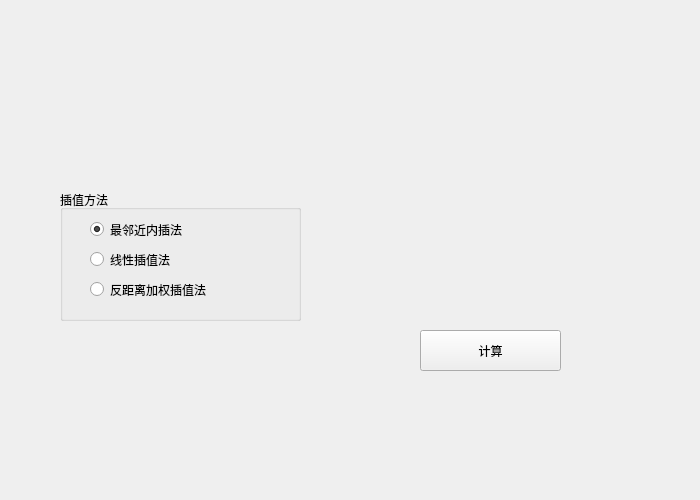
<?xml version="1.0" encoding="UTF-8"?>
<ui version="4.0">
 <class>E4t4</class>
 <widget class="QWidget" name="E4t4">
  <property name="geometry">
   <rect>
    <x>0</x>
    <y>0</y>
    <width>700</width>
    <height>500</height>
   </rect>
  </property>
  <property name="windowTitle">
   <string>Form</string>
  </property>
  <widget class="matWidget" name="widget" native="true">
   <property name="geometry">
    <rect>
     <x>50</x>
     <y>40</y>
     <width>251</width>
     <height>111</height>
    </rect>
   </property>
  </widget>
  <widget class="matWidget" name="widget_2" native="true">
   <property name="geometry">
    <rect>
     <x>360</x>
     <y>40</y>
     <width>251</width>
     <height>111</height>
    </rect>
   </property>
  </widget>
  <widget class="matWidget" name="widget_3" native="true">
   <property name="geometry">
    <rect>
     <x>360</x>
     <y>190</y>
     <width>251</width>
     <height>111</height>
    </rect>
   </property>
  </widget>
  <widget class="QGroupBox" name="groupBox">
   <property name="geometry">
    <rect>
     <x>60</x>
     <y>190</y>
     <width>241</width>
     <height>131</height>
    </rect>
   </property>
   <property name="title">
    <string>插值方法</string>
   </property>
   <widget class="QRadioButton" name="radioButton">
    <property name="geometry">
     <rect>
      <x>30</x>
      <y>30</y>
      <width>115</width>
      <height>19</height>
     </rect>
    </property>
    <property name="text">
     <string>最邻近内插法</string>
    </property>
    <property name="checked">
     <bool>true</bool>
    </property>
   </widget>
   <widget class="QRadioButton" name="radioButton_2">
    <property name="geometry">
     <rect>
      <x>30</x>
      <y>60</y>
      <width>115</width>
      <height>19</height>
     </rect>
    </property>
    <property name="text">
     <string>线性插值法</string>
    </property>
   </widget>
   <widget class="QRadioButton" name="radioButton_3">
    <property name="geometry">
     <rect>
      <x>30</x>
      <y>90</y>
      <width>161</width>
      <height>19</height>
     </rect>
    </property>
    <property name="text">
     <string>反距离加权插值法</string>
    </property>
   </widget>
  </widget>
  <widget class="QPushButton" name="pushButton">
   <property name="geometry">
    <rect>
     <x>420</x>
     <y>330</y>
     <width>141</width>
     <height>41</height>
    </rect>
   </property>
   <property name="text">
    <string>计算</string>
   </property>
  </widget>
 </widget>
 <customwidgets>
  <customwidget>
   <class>matWidget</class>
   <extends>QWidget</extends>
   <header>matwidget.h</header>
   <container>1</container>
  </customwidget>
 </customwidgets>
 <resources/>
 <connections/>
</ui>
